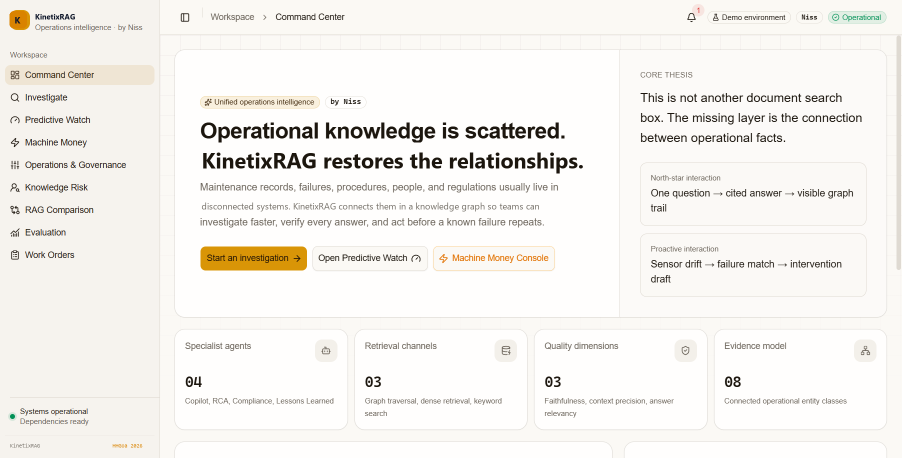
#> input picture docs/screenshots/command-center-full.png, 1803 x 915 px, found by its file name (shown at 1/2 size); the run also reads 2 pictures not shown here
$ python patch_all_screenshots.py
#> lines starting #> are read from the running program, lines starting #| are printed output that depends on the picture
import os
from PIL import Image, ImageDraw, ImageFont

font_dir = os.path.join(os.environ.get('WINDIR', 'C:\\Windows'), 'Fonts')
font_bold_title = ImageFont.truetype(os.path.join(font_dir, 'segoeuib.ttf'), 15)
font_bold_hero = ImageFont.truetype(os.path.join(font_dir, 'segoeuib.ttf'), 43)
font_regular_hero = ImageFont.truetype(os.path.join(font_dir, 'segoeui.ttf'), 18)
font_icon = ImageFont.truetype(os.path.join(font_dir, 'segoeuib.ttf'), 18)
font_footer = ImageFont.truetype(os.path.join(font_dir, 'consola.ttf'), 11)

sidebar_bg = (246, 243, 238)
card_bg = (255, 254, 253)
hero_color = (28, 22, 14)
para_color = (115, 110, 102)

def patch_command_center(filepath):
#> called with filepath = 'docs/screenshots/command-center-full.png'
    im = Image.open(filepath)
#> im is the input picture: PIL image 1803x915 RGB; mean R, G, B 244.2, 241.7, 237.7
    draw = ImageDraw.Draw(im)

    # 1. Top left logo
    draw.rectangle([(68, 20), (180, 42)], fill=sidebar_bg)
    draw.text((70, 22), 'KinetixRAG', fill=(15, 23, 42), font=font_bold_title)

    # Squircle icon
    draw.rounded_rectangle([(19, 22), (53, 56)], radius=8, fill=(217, 131, 0))
    draw.text((29, 27), 'K', fill=(15, 23, 42), font=font_icon)

    # 2. Hero line 2: 'AuRAG restores the relationships.'
    draw.rectangle([(395, 285), (1200, 350)], fill=card_bg)
    draw.text((403, 290), 'KinetixRAG restores the relationships.', fill=hero_color, font=font_bold_hero)

    # 3. Hero paragraph line 2:
    draw.rectangle([(395, 395), (1200, 430)], fill=card_bg)
    draw.text((403, 399), 'disconnected systems. KinetixRAG connects them in a knowledge graph so teams can', fill=para_color, font=font_regular_hero)

    # 4. Footer: cover entire width of sidebar up to x=318
    draw.rectangle([(10, 878), (318, 912)], fill=sidebar_bg)
    draw.text((20, 886), 'KinetixRAG', fill=(115, 110, 102), font=font_footer)
    draw.text((225, 886), 'HHGoa 2026', fill=(217, 131, 0), font=font_footer)

    im.save(filepath)
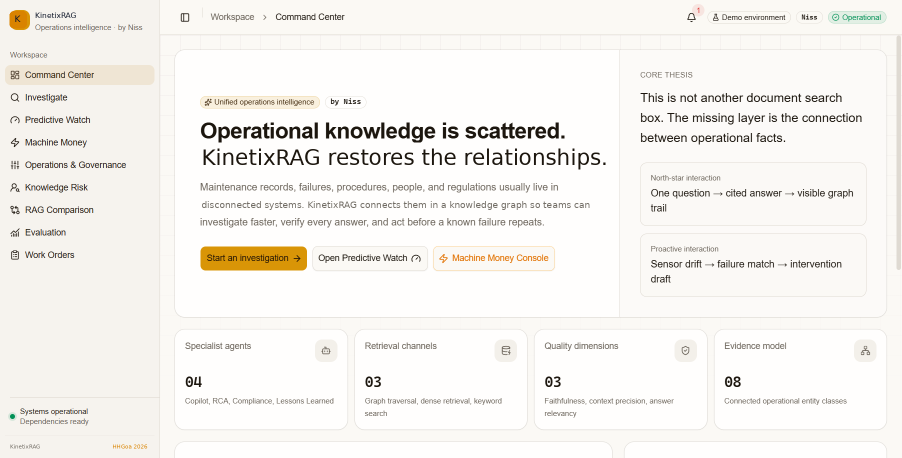
#> saved as command-center-full.png: PIL image 1803x915 RGB (shown at 1/2 size); mean R, G, B 244.6, 242.1, 238.1
    print(f'Patched {filepath}')

def patch_predictive_watch(filepath):
    im = Image.open(filepath)
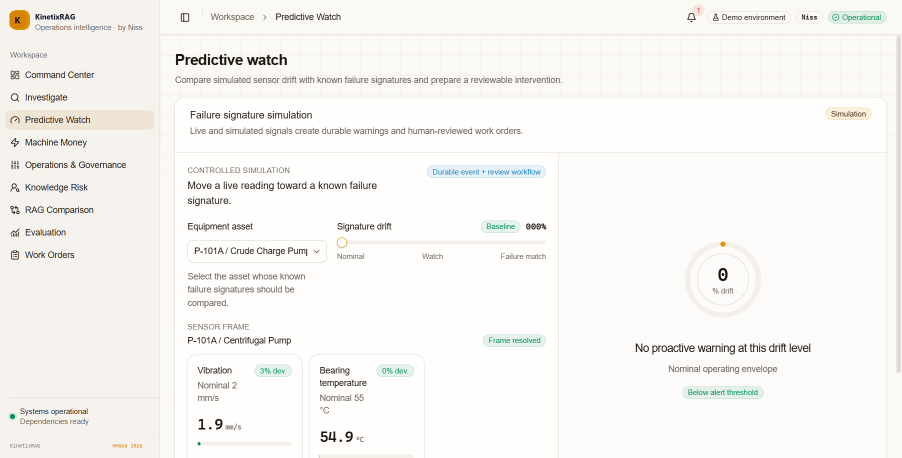
#> input picture docs/screenshots/predictive-watch-full.png, 1803 x 915 px, found by its file name (shown at 1/2 size)
#> im is the input picture: PIL image 1803x915 RGB; mean R, G, B 247.1, 245.3, 242.2
    draw = ImageDraw.Draw(im)

    # 1. Top left logo
    draw.rectangle([(68, 20), (180, 42)], fill=sidebar_bg)
    draw.text((70, 22), 'KinetixRAG', fill=(15, 23, 42), font=font_bold_title)

    # Squircle icon
    draw.rounded_rectangle([(19, 22), (53, 56)], radius=8, fill=(217, 131, 0))
    draw.text((29, 27), 'K', fill=(15, 23, 42), font=font_icon)

    # 2. Footer: cover up to x=318
    draw.rectangle([(10, 878), (318, 912)], fill=sidebar_bg)
    draw.text((20, 886), 'KinetixRAG', fill=(115, 110, 102), font=font_footer)
    draw.text((225, 886), 'HHGoa 2026', fill=(217, 131, 0), font=font_footer)

    im.save(filepath)
    print(f'Patched {filepath}')

def patch_public_command_center(filepath):
    im = Image.open(filepath)
    draw = ImageDraw.Draw(im)

    # Top left logo
    draw.rectangle([(54, 16), (150, 36)], fill=sidebar_bg)
    font_sm_title = ImageFont.truetype(os.path.join(font_dir, 'segoeuib.ttf'), 13)
    draw.text((55, 18), 'KinetixRAG', fill=(15, 23, 42), font=font_sm_title)

    font_sm_icon = ImageFont.truetype(os.path.join(font_dir, 'segoeuib.ttf'), 15)
    draw.rounded_rectangle([(15, 17), (43, 45)], radius=7, fill=(217, 131, 0))
    draw.text((23, 21), 'K', fill=(15, 23, 42), font=font_sm_icon)

    # Hero line 2:
    font_sm_hero = ImageFont.truetype(os.path.join(font_dir, 'segoeuib.ttf'), 34)
    draw.rectangle([(315, 228), (960, 280)], fill=card_bg)
    draw.text((322, 231), 'KinetixRAG restores the relationships.', fill=hero_color, font=font_sm_hero)

    # Hero para line 2:
    font_sm_para = ImageFont.truetype(os.path.join(font_dir, 'segoeui.ttf'), 15)
    draw.rectangle([(315, 315), (960, 345)], fill=card_bg)
    draw.text((322, 318), 'disconnected systems. KinetixRAG connects them in a knowledge graph so teams can', fill=para_color, font=font_sm_para)

    # Footer
    draw.rectangle([(10, 860), (254, 895)], fill=sidebar_bg)
    font_sm_footer = ImageFont.truetype(os.path.join(font_dir, 'consola.ttf'), 9)
    draw.text((15, 870), 'KinetixRAG', fill=(115, 110, 102), font=font_sm_footer)
    draw.text((180, 870), 'HHGoa 2026', fill=(217, 131, 0), font=font_sm_footer)

    im.save(filepath)
    print(f'Patched {filepath}')

# [68 lines left out: functions patch_public_simple, patch_dark_mm, patch_wispr_ss1, not called in this run]

if __name__ == '__main__':
    patch_command_center('docs/screenshots/command-center-full.png')
    patch_command_center('docs/screenshots/command-center.png')
    patch_predictive_watch('docs/screenshots/predictive-watch-full.png')
    patch_predictive_watch('docs/screenshots/predictive-watch.png')
#> (the run stopped early here; a loop or call above may not have finished)
